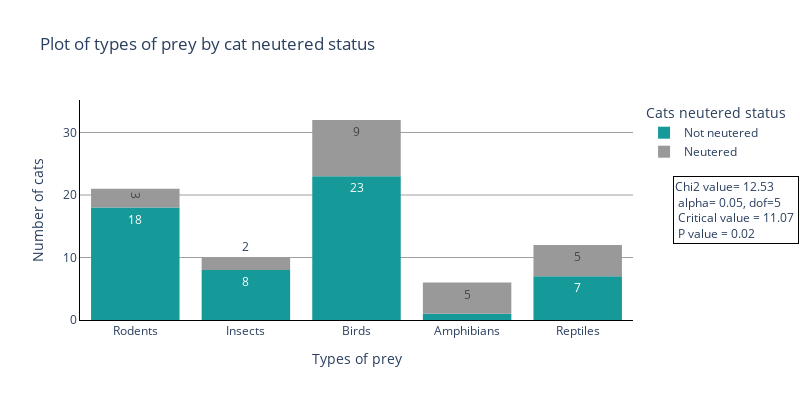

The notebook cell saved with this chart:
### Code cell
#Result for cat_hunt and cat_neutered: 
#reject h0, there is a relationship 
# Chi square value = 12.531169871794873 
# Critical value = 11.070497693516351
# P value = 0.028191580540761763
# dof =5

# Select only required columns from the dataframe
df1 = cat[['cat_hunt', 'cat_neutered']]
# Remove multiple entries in one line
df1['cat_hunt_fix'] = df1['cat_hunt'].str.split(';')
df2 = df1.explode('cat_hunt_fix').reset_index(drop=True)
# Remove blank values
df3 = df2[df2['cat_hunt_fix']!='']
# Remove text inside ()
df3['cat_hunt_fix'] = df3['cat_hunt_fix'].str.split('(').str.get(0).str.strip()

nice_graph(df = df3, x_var= 'cat_hunt_fix',
col_var= 'cat_neutered',
graph_title= 'Plot of types of prey by cat neutered status',
x_tit= 'Types of prey',
legend_tit= 'Cats neutered status',
h=400,w=800,
an_x=1.3,an_y=0.50, 
dof=5, alpha=0.05, chi2=12.53, crit=11.07, p=0.02)

### Figure 1 — Plotly figure (JSON) as saved in the notebook; plotly's stock layout.template omitted (floating-point values rounded to 4 significant figures)
{"data": [{"alignmentgroup": "True", "bingroup": "x", "hovertemplate": "cat_neutered=Not neutered<br>cat_hunt_fix=%{x}<br>count=%{y}<extra></extra>", "legendgroup": "Not neutered", "marker": {"color": "#169999", "pattern": {"shape": ""}}, "name": "Not neutered", "offsetgroup": "Not neutered", "orientation": "v", "showlegend": true, "texttemplate": "%{value}", "type": "histogram", "x": ["Rodents", "Insects", "Rodents", null, null, null, "Rodents", "Birds", "Rodents", null, "Rodents", null, null, "Birds", "Birds", null, "Birds", null, null, null, "Rodents", null, "Birds", null, null, "Birds", null, "Birds", "Reptiles", null, "Insects", "Birds", "Reptiles", "Insects", "Birds", "Reptiles", "Insects", "Birds", "Amphibians", "Reptiles", "Insects", "Birds", "Reptiles", "Insects", "Birds", "Reptiles", "Insects", null, "Birds", "Rodents", "Birds", "Rodents", "Birds", "Insects", "Rodents", "Birds", "Reptiles", "Birds", "Birds", "Rodents", "Rodents", "Birds", null, null, null, null, null, "Birds", null, "Rodents", null, null, "Rodents", null, null, null, null, null, null, null, null, null, null, "Birds", "Rodents", null, "Rodents", null, null, null, null, null, null, null, null, "Rodents", "Birds", "Rodents", null, null, null, null, null, null, "Birds", "Rodents", null, null, null], "xaxis": "x", "yaxis": "y"}, {"alignmentgroup": "True", "bingroup": "x", "hovertemplate": "cat_neutered=Neutered<br>cat_hunt_fix=%{x}<br>count=%{y}<extra></extra>", "legendgroup": "Neutered", "marker": {"color": "#999999", "pattern": {"shape": ""}}, "name": "Neutered", "offsetgroup": "Neutered", "orientation": "v", "showlegend": true, "texttemplate": "%{value}", "type": "histogram", "x": [null, "Birds", "Birds", null, null, null, "Birds", "Amphibians", null, "Rodents", "Reptiles", null, null, null, "Birds", "Amphibians", "Reptiles", "Birds", "Reptiles", "Rodents", "Amphibians", "Birds", null, "Birds", "Amphibians", "Reptiles", "Insects", "Reptiles", "Amphibians", "Insects", null, null, "Birds", "Rodents", "Birds", null, null, null, null, null, null, null, null, null, null, null, null, null], "xaxis": "x", "yaxis": "y"}], "layout": {"annotations": [{"align": "left", "bordercolor": "Black", "borderwidth": 1, "showarrow": false, "text": "Chi2 value= 12.53 <br> alpha= 0.05, dof=5 <br> Critical value = 11.07 <br> P value = 0.02", "x": 1.3, "xref": "paper", "y": 0.5, "yref": "paper"}], "autosize": false, "barmode": "relative", "height": 400, "legend": {"title": {"text": "Cats neutered status"}, "tracegroupgap": 0}, "plot_bgcolor": "White", "showlegend": true, "title": {"text": "Plot of types of prey by cat neutered status"}, "width": 800, "xaxis": {"anchor": "y", "categoryarray": ["Rodents", "Insects", "Birds", "Amphibians", "Reptiles"], "categoryorder": "array", "domain": [0, 1], "linecolor": "Black", "linewidth": 1, "showline": true, "title": {"text": "Types of prey"}}, "yaxis": {"anchor": "x", "domain": [0, 1], "gridcolor": "Grey", "gridwidth": 0.75, "linecolor": "Black", "linewidth": 1, "range": [0, 35.2], "showline": true, "title": {"text": "Number of cats"}}}}
